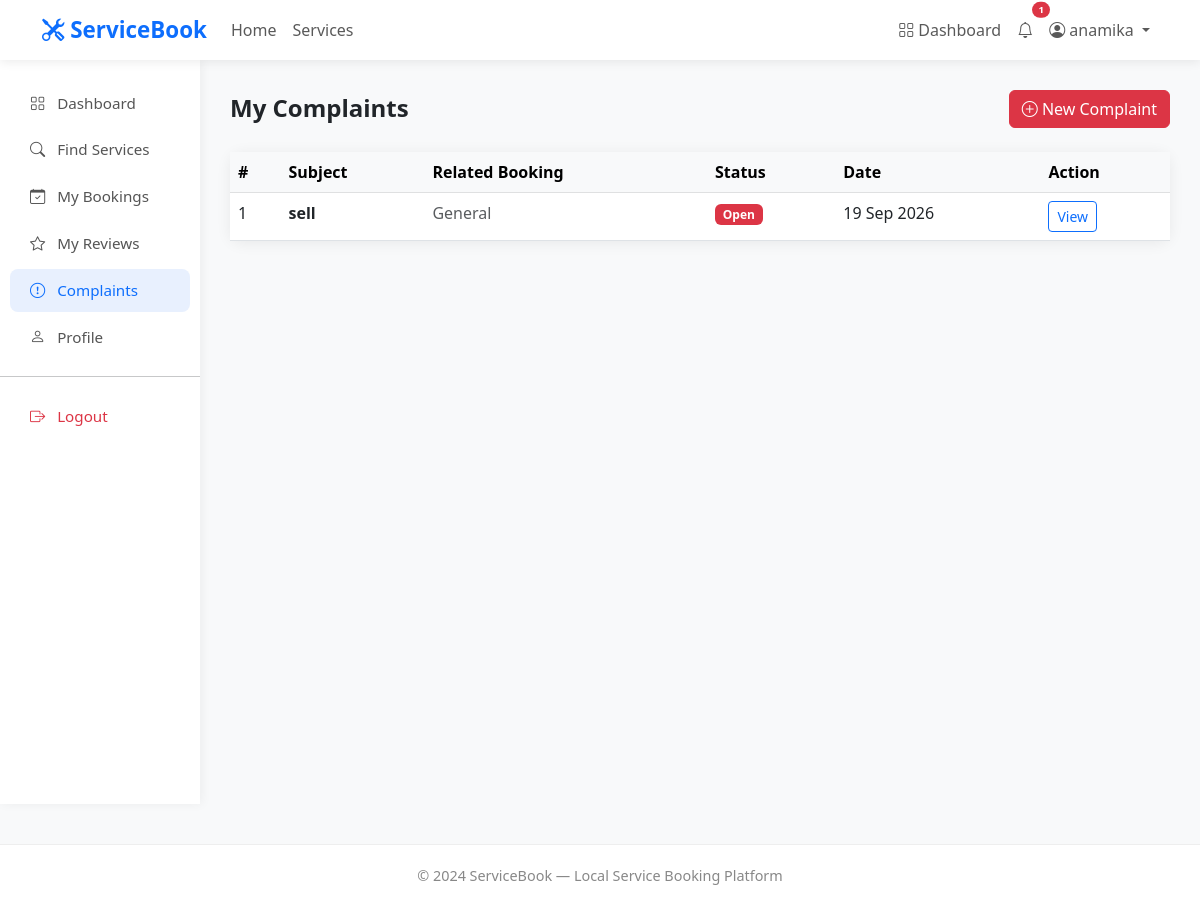
/complaints/my-complaints/ (signed in), run on the app's committed database.
### accounts/models.py (models this page shows, shortened)
class User(AbstractUser):
    ROLE_CUSTOMER = 'customer'
    ROLE_PROVIDER = 'provider'
    ROLE_ADMIN = 'admin'
    ROLE_CHOICES = [
        (ROLE_CUSTOMER, 'Customer'),
        (ROLE_PROVIDER, 'Service Provider'),
        (ROLE_ADMIN, 'Administrator'),
    ]
    role = models.CharField(
        max_length=20,
        choices=ROLE_CHOICES,
        default=ROLE_CUSTOMER,
    )
    phone = models.CharField(max_length=15, blank=True)
    email = models.EmailField(unique=True)
    def is_customer(self):
        return self.role == self.ROLE_CUSTOMER

### complaints/models.py (models this page shows, shortened)
class Complaint(models.Model):
    STATUS_OPEN = 'open'
    STATUS_UNDER_REVIEW = 'under_review'
    STATUS_RESOLVED = 'resolved'
    STATUS_CLOSED = 'closed'
    STATUS_CHOICES = [
        (STATUS_OPEN, 'Open'),
        (STATUS_UNDER_REVIEW, 'Under Review'),
        (STATUS_RESOLVED, 'Resolved'),
        (STATUS_CLOSED, 'Closed'),
    ]
    submitted_by = models.ForeignKey(
        'accounts.User',
        on_delete=models.CASCADE,
        related_name='complaints_submitted'
    )
    booking = models.ForeignKey(
        'bookings.Booking',
        on_delete=models.CASCADE,
        related_name='complaints',
        null=True,
        blank=True
    )
    subject = models.CharField(max_length=200)
    description = models.TextField()
    status = models.CharField(
        max_length=20,
        choices=STATUS_CHOICES,
        default=STATUS_OPEN
    )
    admin_response = models.TextField(blank=True)
    created_at = models.DateTimeField(auto_now_add=True, null=True)
    updated_at = models.DateTimeField(auto_now=True, null=True)
    class Meta:
        ordering = ['-created_at']

### complaints/views.py (the view)
# urls.py: path('my-complaints/', views.my_complaints, name='my_complaints'),
@login_required(login_url='/accounts/login/')
def my_complaints(request):
    if not request.user.is_customer():
        messages.error(request, 'Access denied.')
        return redirect('dashboard')
    complaints = Complaint.objects.filter(
        submitted_by=request.user
    ).select_related('booking__service')
    return render(request, 'complaints/my_complaints.html', {
        'complaints': complaints
    })

### notifications/context_processors.py (called while the page is built)
def notification_count(request):
    if request.user.is_authenticated:
        count = request.user.notifications.filter(
            is_read=False
        ).count()
        return {'unread_notifications': count}
    return {'unread_notifications': 0}

### templates/complaints/my_complaints.html (shortened to what this page needs)
{% extends 'base.html' %}
{% block content %}
<div class="container-fluid">
    <div class="row">
        <div class="col-md-2 sidebar">
            <nav class="nav flex-column">
                <a class="nav-link" href="{% url 'customer_dashboard' %}">
                    <i class="bi bi-grid"></i> Dashboard
                </a>
                <a class="nav-link" href="{% url 'service_list' %}">
                    <i class="bi bi-search"></i> Find Services
                </a>
                <a class="nav-link" href="{% url 'my_bookings' %}">
                    <i class="bi bi-calendar-check"></i> My Bookings
                </a>
                <a class="nav-link" href="{% url 'my_reviews' %}">
                    <i class="bi bi-star"></i> My Reviews
                </a>
                <a class="nav-link active" href="{% url 'my_complaints' %}">
                    <i class="bi bi-exclamation-circle"></i> Complaints
                </a>
                <a class="nav-link" href="{% url 'update_profile' %}">
                    <i class="bi bi-person"></i> Profile
                </a>
                <hr>
                <a class="nav-link text-danger" href="{% url 'logout' %}">
                    <i class="bi bi-box-arrow-right"></i> Logout
                </a>
            </nav>
        </div>
        <div class="col-md-10 main-content">
            <div class="d-flex justify-content-between align-items-center mb-4">
                <h4 class="fw-bold mb-0">My Complaints</h4>
                <a href="{% url 'submit_complaint' %}"
                   class="btn btn-danger">
                    <i class="bi bi-plus-circle"></i>
                    New Complaint
                </a>
            </div>
            {% if complaints %}
                <div class="card">
                    <div class="table-responsive">
                        <table class="table table-hover mb-0">
                            <thead class="table-light">
                                <tr>
                                    <th>#</th>
                                    <th>Subject</th>
                                    <th>Related Booking</th>
                                    <th>Status</th>
                                    <th>Date</th>
                                    <th>Action</th>
                                </tr>
                            </thead>
                            <tbody>
                                {% for complaint in complaints %}
                                    <tr>
                                        <td>{{ complaint.id }}</td>
                                        <td>
                                            <strong>{{ complaint.subject }}</strong>
                                        </td>
                                        <td>
                                            {% if complaint.booking %}
                                                #{{ complaint.booking.id }} —
                                                {{ complaint.booking.service.name }}
                                            {% else %}
                                                <span class="text-muted">General</span>
                                            {% endif %}
                                        </td>
                                        <td>
                                            {% if complaint.status == 'open' %}
                                                <span class="badge bg-danger">Open</span>
                                            {% elif complaint.status == 'under_review' %}
                                                <span class="badge bg-warning text-dark">Under Review</span>
                                            {% elif complaint.status == 'resolved' %}
                                                <span class="badge bg-success">Resolved</span>
                                            {% elif complaint.status == 'closed' %}
                                                <span class="badge bg-secondary">Closed</span>
                                            {% endif %}
                                        </td>
                                        <td>
                                            {{ complaint.created_at|date:"d M Y" }}
                                        </td>
                                        <td>
                                            <a href="{% url 'complaint_detail' complaint.pk %}"
                                               class="btn btn-outline-primary btn-sm">
                                                View
                                            </a>
                                        </td>
                                    </tr>
                                {% endfor %}
                            </tbody>
                        </table>
                    </div>
                </div>
            {% endif %}
        </div>
    </div>
</div>
{% endblock %}

### templates/base.html (shortened to what this page needs)
<!DOCTYPE html>
<html lang="en">
<head>
    <link href="https://cdn.jsdelivr.net/npm/bootstrap@5.3.0/dist/css/bootstrap.min.css" rel="stylesheet">
    <link href="https://cdn.jsdelivr.net/npm/bootstrap-icons@1.10.0/font/bootstrap-icons.css" rel="stylesheet">
</head>
<body>
    <nav class="navbar navbar-expand-lg navbar-light sticky-top">
        <div class="container">
            <a class="navbar-brand" href="{% url 'home' %}">
                <i class="bi bi-tools"></i> ServiceBook
            </a>
            <div class="collapse navbar-collapse" id="navbarNav">
                <ul class="navbar-nav me-auto">
                    <li class="nav-item">
                        <a class="nav-link" href="{% url 'home' %}">Home</a>
                    </li>
                    <li class="nav-item">
                        <a class="nav-link" href="{% url 'service_list' %}">Services</a>
                    </li>
                </ul>
                <ul class="navbar-nav">
                    {% if user.is_authenticated %}
                    <li class="nav-item">
                        <a class="nav-link" href="{% url 'dashboard' %}">
                            <i class="bi bi-grid"></i> Dashboard
                        </a>
                    </li>
                    <li class="nav-item">
                        <a class="nav-link position-relative" href="{% url 'notification_list' %}">
                            <i class="bi bi-bell"></i>
                            {% if unread_notifications > 0 %}
                            <span class="position-absolute top-0 start-100
                          translate-middle badge rounded-pill bg-danger" style="font-size:0.6rem;">
                                {{ unread_notifications }}
                            </span>
                            {% endif %}
                        </a>
                    </li>
                    <li class="nav-item dropdown">
                        <a class="nav-link dropdown-toggle" href="#" data-bs-toggle="dropdown">
                            <i class="bi bi-person-circle"></i>
                            {{ user.first_name|default:user.username }}
                        </a>
                    </li>
                    {% endif %}
                </ul>
            </div>
        </div>
    </nav>
    {% block content %}
    {% endblock %}
    <footer>
        <p>&copy; 2024 ServiceBook — Local Service Booking Platform</p>
    </footer>
</body>
</html>

### templates/base.html (style rules this page uses)
body { background-color: #f8f9fa; font-family: 'Segoe UI', sans-serif; }
.navbar-brand { font-weight: 700; font-size: 1.4rem; color: #0d6efd !important; }
.navbar { box-shadow: 0 2px 10px rgba(0, 0, 0, 0.08); background: white !important; }
.card { border: none; border-radius: 12px; box-shadow: 0 2px 15px rgba(0, 0, 0, 0.07); }
.sidebar { min-height: calc(100vh - 56px); background: white; box-shadow: 2px 0 10px rgba(0, 0, 0, 0.05); padding: 20px 0; }
.sidebar .nav-link { color: #555; padding: 10px 20px; border-radius: 8px; margin: 2px 10px; font-size: 0.95rem; }
.sidebar .nav-link:hover, .sidebar .nav-link.active { background-color: #e8f0fe; color: #0d6efd; }
.sidebar .nav-link i { margin-right: 8px; }
.main-content { padding: 30px; }
footer { background: white; padding: 20px; text-align: center; color: #888; font-size: 0.9rem; border-top: 1px solid #eee; margin-top: 40px; }

### data on the page
User: first_name "anamika"
Complaint: id "1", subject "sell", shows "General", status "Open", created_at "19 Sep 2026"

### other printed values
{{ unread_notifications }} "1"
